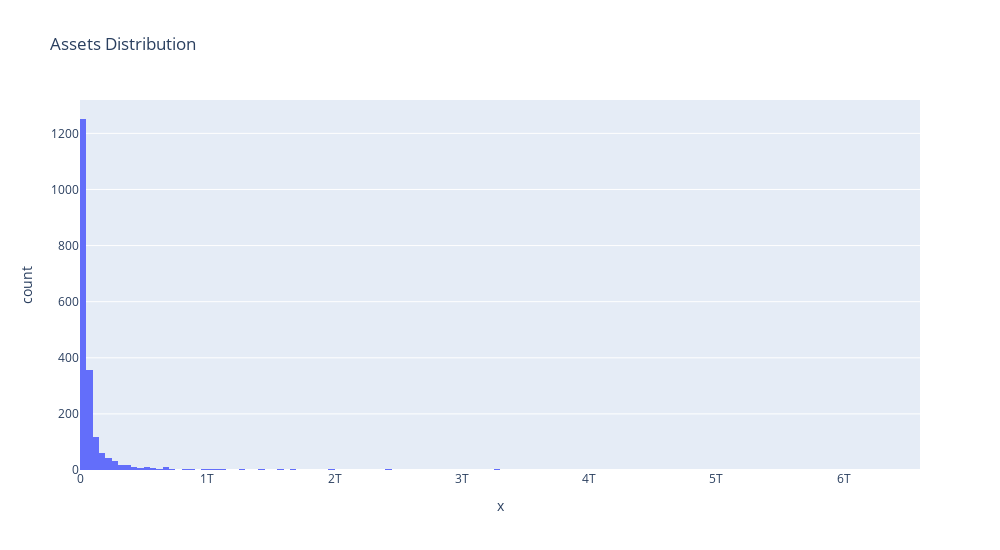

The notebook cell this image was saved under:
### Markdown cell above
from this chart wecan understand that most of the companies making profit below 1 Billoin there are some companies making profit below 0 billion

### Code cell
fig=px.histogram(x=df.Assets,title='Assets Distribution')
fig.update_layout(width=1000,height=550)
fig.show()

### Figure 1 — Plotly figure (JSON) as saved in the notebook; plotly's stock layout.template omitted (floating-point values rounded to 4 significant figures; data arrays with more than 128 entries replaced by an {"elided": "..."} marker saying what was removed)
{"data": [{"alignmentgroup": "True", "bingroup": "x", "hovertemplate": "x=%{x}<br>count=%{y}<extra></extra>", "legendgroup": "", "marker": {"color": "#636efa", "pattern": {"shape": ""}}, "name": "", "offsetgroup": "", "orientation": "v", "showlegend": false, "type": "histogram", "x": {"elided": "2001 int values"}, "xaxis": "x", "yaxis": "y"}], "layout": {"barmode": "relative", "height": 550, "legend": {"tracegroupgap": 0}, "title": {"text": "Assets Distribution"}, "width": 1000, "xaxis": {"anchor": "y", "autorange": true, "domain": [0, 1], "range": [-0.5, 6600000000000.0], "title": {"text": "x"}, "type": "linear"}, "yaxis": {"anchor": "x", "autorange": true, "domain": [0, 1], "range": [0, 1319.0], "title": {"text": "count"}}}}
